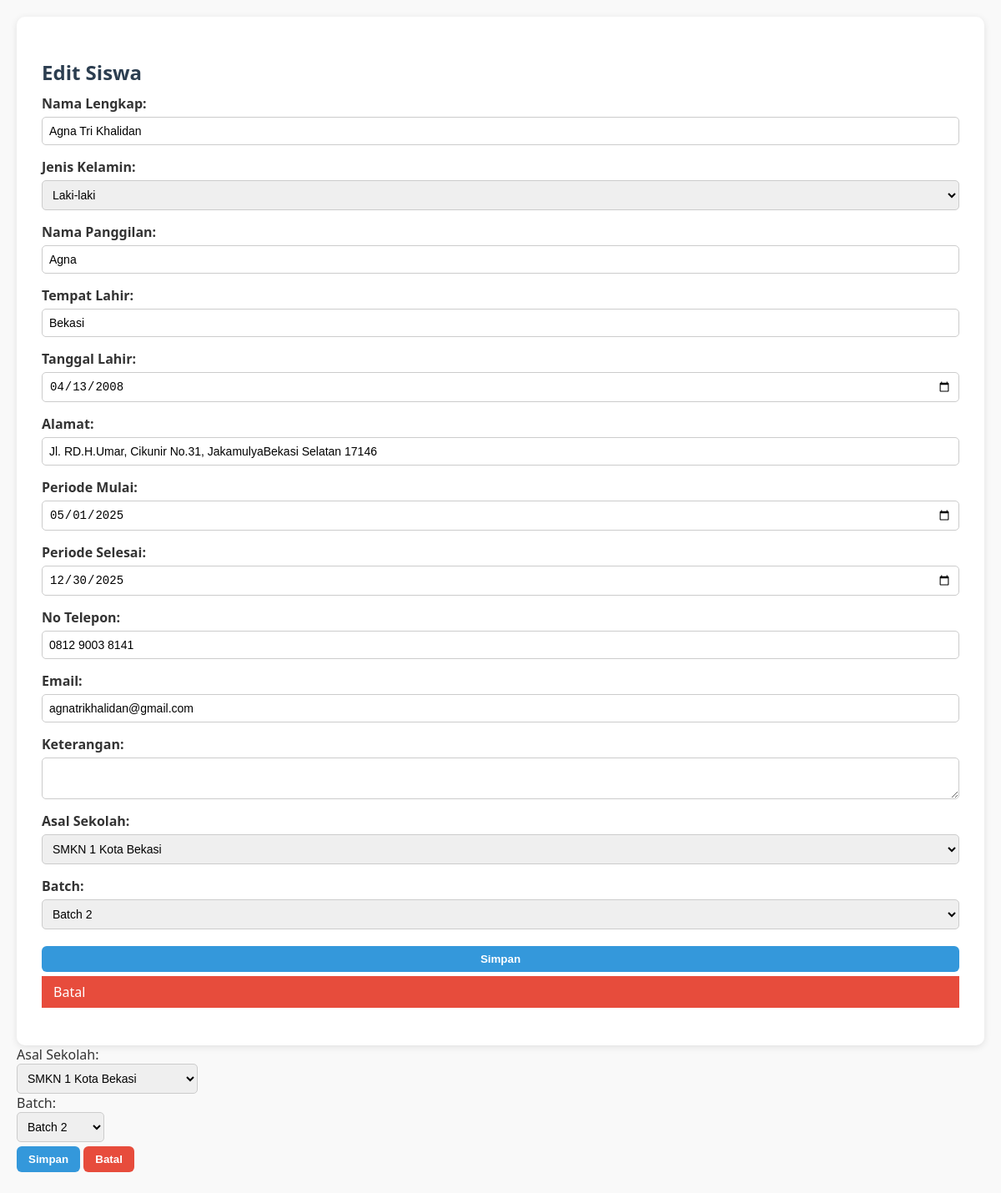
The page /edit_student.php?id=4 on the database its author committed.
### tables this page shows
CREATE TABLE `siswa` (
  `id` int NOT NULL,
  `nama_lengkap` varchar(255) NOT NULL,
  `jenis_kelamin` enum('Laki-laki','Perempuan') DEFAULT NULL,
  `nama_panggilan` varchar(255) DEFAULT NULL,
  `tempat_lahir` varchar(255) DEFAULT NULL,
  `tanggal_lahir` date DEFAULT NULL,
  `alamat` varchar(255) DEFAULT NULL,
  `periode_mulai` date DEFAULT NULL,
  `periode_selesai` date DEFAULT NULL,
  `no_telepon` varchar(20) DEFAULT NULL,
  `email` varchar(255) DEFAULT NULL,
  `keterangan` text,
  `batch_id` int NOT NULL,
  `asal_sekolah_id` int NOT NULL
);

CREATE TABLE `asal_sekolah` (
  `id` int NOT NULL,
  `nama_sekolah` varchar(255) NOT NULL
);

CREATE TABLE `batch` (
  `id` int NOT NULL,
  `nama_batch` varchar(255) NOT NULL
);

### routes/students.php (called while the page is built, shortened)
<?php
function getStudent($pdo, $id) {
    $stmt = $pdo->prepare("SELECT * FROM siswa WHERE id = ?");
    $stmt->execute([$id]);
    return $stmt->fetch(PDO::FETCH_ASSOC);
}

### routes/schools.php (called while the page is built, shortened)
<?php
function getSchools($pdo) {
    $stmt = $pdo->query("SELECT * FROM asal_sekolah");
    return $stmt->fetchAll(PDO::FETCH_ASSOC);
}
?>

### routes/batches.php (called while the page is built, shortened)
<?php
function getBatches($pdo) {
    $stmt = $pdo->query("SELECT * FROM batch");
    return $stmt->fetchAll(PDO::FETCH_ASSOC);
}
?>

### public/edit_student.php (the view, shortened to what this page needs)
<?php
require_once '../config/database.php';
require_once '../routes/students.php';
require_once '../routes/batches.php';
require_once '../routes/schools.php';
$student = getStudent($pdo, $_GET['id']);
$batches = getBatches($pdo);
$schools = getSchools($pdo);
?>
<!DOCTYPE html>
<html>
<head>
    <link rel="stylesheet" href="css/style.css">
</head>
<body>
 <div class="container">
    <h2>Edit Siswa</h2>
    <form method="POST">
        <div class="form-group">
            <label>Nama Lengkap:</label>
            <input type="text" name="nama_lengkap" value="<?= htmlspecialchars($student['nama_lengkap']) ?>" required>
        </div>
        <div class="form-group">
            <label>Jenis Kelamin:</label>
            <select name="jenis_kelamin">
                <option value="Laki-laki" <?= $student['jenis_kelamin'] === 'Laki-laki' ? 'selected' : '' ?>>Laki-laki</option>
            </select>
        </div>
        <div class="form-group">
            <label>Nama Panggilan:</label>
            <input type="text" name="nama_panggilan" value="<?= htmlspecialchars($student['nama_panggilan'] ?? '') ?>">
        </div>
        <div class="form-group">
            <label>Tempat Lahir:</label>
            <input type="text" name="tempat_lahir" value="<?= htmlspecialchars($student['tempat_lahir'] ?? '') ?>">
        </div>
        <div class="form-group">
            <label>Tanggal Lahir:</label>
            <input type="date" name="tanggal_lahir" value="<?= $student['tanggal_lahir'] ?? '' ?>">
        </div>
        <div class="form-group">
            <label>Alamat:</label>
            <input type="text" name="alamat" value="<?= htmlspecialchars($student['alamat'] ?? '') ?>">
        </div>
        <div class="form-group">
            <label>Periode Mulai:</label>
            <input type="date" name="periode_mulai" value="<?= $student['periode_mulai'] ?? '' ?>">
        </div>
        <div class="form-group">
            <label>Periode Selesai:</label>
            <input type="date" name="periode_selesai" value="<?= $student['periode_selesai'] ?? '' ?>">
        </div>
        <div class="form-group">
            <label>No Telepon:</label>
            <input type="text" name="no_telepon" value="<?= htmlspecialchars($student['no_telepon'] ?? '') ?>">
        </div>
        <div class="form-group">
            <label>Email:</label>
            <input type="email" name="email" value="<?= htmlspecialchars($student['email'] ?? '') ?>">
        </div>
        <div class="form-group">
            <label>Keterangan:</label>
            <textarea name="keterangan"><?= htmlspecialchars($student['keterangan'] ?? '') ?></textarea>
        </div>
        <div class="form-group">
            <label>Asal Sekolah:</label>
            <select name="asal_sekolah_id" required>
                <?php foreach ($schools as $school): ?>
                    <option value="<?= $school['id'] ?>" <?= $school['id'] == $student['asal_sekolah_id'] ? 'selected' : '' ?>>
                        <?= htmlspecialchars($school['nama_sekolah']) ?>
                    </option>
                <?php endforeach; ?>
            </select>
        </div>
        <div class="form-group">
            <label>Batch:</label>
            <select name="batch_id" required>
                <?php foreach ($batches as $batch): ?>
                    <option value="<?= $batch['id'] ?>" <?= $batch['id'] == $student['batch_id'] ? 'selected' : '' ?>>
                        <?= htmlspecialchars($batch['nama_batch']) ?>
                    </option>
                <?php endforeach; ?>
            </select>
        </div>
        <div class="form-group">
            <button type="submit" class="btn-primary">Simpan</button>
            <a href="index.php" class="btn-danger" style="text-decoration:none; padding: 8px 14px;">Batal</a>
        </div>
    </form>
</div>
            <label>Asal Sekolah:</label><br>
            <select name="asal_sekolah_id" required>
                <?php foreach ($schools as $school): ?>
                    <option value="<?= $school['id'] ?>" <?= $school['id'] == $student['asal_sekolah_id'] ? 'selected' : '' ?>>
                        <?= htmlspecialchars($school['nama_sekolah']) ?>
                    </option>
                <?php endforeach; ?>
            </select><br>
            <label>Batch:</label><br>
            <select name="batch_id" required>
                <?php foreach ($batches as $batch): ?>
                    <option value="<?= $batch['id'] ?>" <?= $batch['id'] == $student['batch_id'] ? 'selected' : '' ?>>
                        <?= htmlspecialchars($batch['nama_batch']) ?>
                    </option>
                <?php endforeach; ?>
            </select><br>
            <button type="submit" class="btn-primary">Simpan</button>
            <a href="index.php"><button type="button" class="btn-danger">Batal</button></a>
</body>
</html>

### public/css/style.css (style rules this page uses)
body { font-family: 'Segoe UI', Tahoma, Geneva, Verdana, sans-serif; background: #f9f9f9; margin: 0; padding: 20px; color: #333; }
.container { max-width: 1200px; margin: auto; background: white; padding: 30px; border-radius: 10px; box-shadow: 0 2px 8px rgba(0,0,0,0.1); }
h2, h3 { color: #2c3e50; margin-bottom: 10px; }
button { border: none; border-radius: 6px; padding: 8px 14px; cursor: pointer; margin: 5px 0; font-weight: bold; }
.btn-primary { background-color: #3498db; color: white; }
.btn-danger { background-color: #e74c3c; color: white; }

### public/edit_student.php (style rules this page uses)
.form-group { margin-bottom: 15px; display: flex; flex-direction: column; }
.form-group label { margin-bottom: 5px; font-weight: bold; }
input[type="text"], input[type="email"], input[type="date"], select, textarea { padding: 8px; border: 1px solid #ccc; border-radius: 5px; font-size: 14px; }

### rows shown on the page
siswa: nama_lengkap "Agna Tri Khalidan", jenis_kelamin "Laki-laki", nama_panggilan "Agna", tempat_lahir "Bekasi", tanggal_lahir "04/13/2008", alamat "Jl. RD.H.Umar, Cikunir No.31, JakamulyaBekasi Selatan 17146", periode_mulai "05/01/2025", periode_selesai "12/30/2025", no_telepon "0812 9003 8141", email "agnatrikhalidan@gmail.com", asal_sekolah_id "SMKN 1 Kota Bekasi", batch_id "Batch 2"
